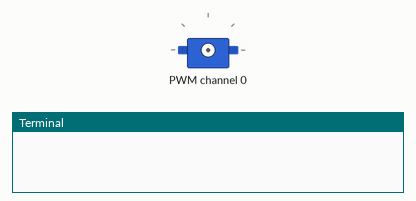
This program was run on a simulated Raspberry Pi (BCM pin numbers). Shown: servo, the last lines printed to the terminal. Servo angles are drawn from the pulse width (0.5 ms = 0°, 2.5 ms = 180°); library files of the repository ran but are not shown: PCA9685.py. At 4.0 s the program stops and its outputs stay as they are.

Above: at 0.1 s.
At 2.1 s:
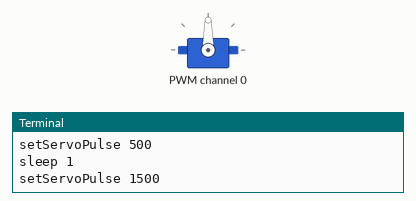
At 3.1 s:
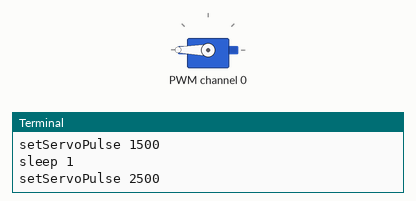
Timing chart, 0 to 4.6 s (numbered marks = the images above):
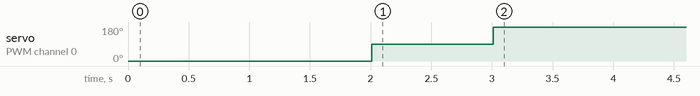

The program:

demo.py
```python
import time
from PCA9685 import PCA9685

time.sleep(1)
time_sleep=1
pwm = PCA9685(0x41)
pwm.setPWMFreq(50)
pwm.setServoPulse(0,500)
print("setServoPulse 500")
time.sleep(time_sleep)
print("sleep %s"%(time_sleep))
pwm.setServoPulse(0,1500)
print("setServoPulse 1500")
time.sleep(time_sleep)
print("sleep %s"%(time_sleep))
pwm.setServoPulse(0,2500)
print("setServoPulse 2500")
time.sleep(time_sleep)
print("sleep %s"%(time_sleep))
```
